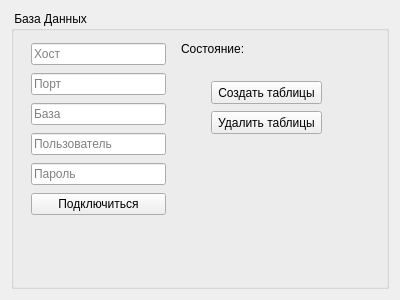
<?xml version="1.0" encoding="UTF-8"?>
<ui version="4.0">
 <class>ContentWidgetSettings</class>
 <widget class="QWidget" name="ContentWidgetSettings">
  <property name="geometry">
   <rect>
    <x>0</x>
    <y>0</y>
    <width>400</width>
    <height>300</height>
   </rect>
  </property>
  <property name="windowTitle">
   <string>Form</string>
  </property>
  <property name="styleSheet">
   <string notr="true"/>
  </property>
  <layout class="QGridLayout" name="gridLayout">
   <item row="0" column="0">
    <widget class="QGroupBox" name="groupBox">
     <property name="title">
      <string> База Данных</string>
     </property>
     <widget class="QPushButton" name="btnCreateDatabase">
      <property name="geometry">
       <rect>
        <x>200</x>
        <y>70</y>
        <width>111</width>
        <height>23</height>
       </rect>
      </property>
      <property name="text">
       <string>Создать таблицы</string>
      </property>
     </widget>
     <widget class="QPushButton" name="btnDropDatabase">
      <property name="geometry">
       <rect>
        <x>200</x>
        <y>100</y>
        <width>111</width>
        <height>23</height>
       </rect>
      </property>
      <property name="text">
       <string>Удалить таблицы</string>
      </property>
     </widget>
     <widget class="QWidget" name="layoutWidget">
      <property name="geometry">
       <rect>
        <x>20</x>
        <y>30</y>
        <width>135</width>
        <height>181</height>
       </rect>
      </property>
      <layout class="QVBoxLayout" name="verticalLayout">
       <item>
        <widget class="QLineEdit" name="host">
         <property name="placeholderText">
          <string>Хост</string>
         </property>
        </widget>
       </item>
       <item>
        <widget class="QLineEdit" name="port">
         <property name="placeholderText">
          <string>Порт</string>
         </property>
        </widget>
       </item>
       <item>
        <widget class="QLineEdit" name="database">
         <property name="placeholderText">
          <string>База</string>
         </property>
        </widget>
       </item>
       <item>
        <widget class="QLineEdit" name="user">
         <property name="placeholderText">
          <string>Пользователь</string>
         </property>
        </widget>
       </item>
       <item>
        <widget class="QLineEdit" name="password">
         <property name="placeholderText">
          <string>Пароль</string>
         </property>
        </widget>
       </item>
       <item>
        <widget class="QPushButton" name="connect">
         <property name="text">
          <string>Подключиться</string>
         </property>
        </widget>
       </item>
      </layout>
     </widget>
     <widget class="QWidget" name="layoutWidget_2">
      <property name="geometry">
       <rect>
        <x>170</x>
        <y>30</y>
        <width>118</width>
        <height>15</height>
       </rect>
      </property>
      <layout class="QHBoxLayout" name="horizontalLayout">
       <item>
        <widget class="QLabel" name="label">
         <property name="text">
          <string>Состояние:</string>
         </property>
        </widget>
       </item>
       <item>
        <widget class="QLabel" name="state">
         <property name="text">
          <string/>
         </property>
        </widget>
       </item>
      </layout>
     </widget>
    </widget>
   </item>
  </layout>
 </widget>
 <resources/>
 <connections/>
</ui>
